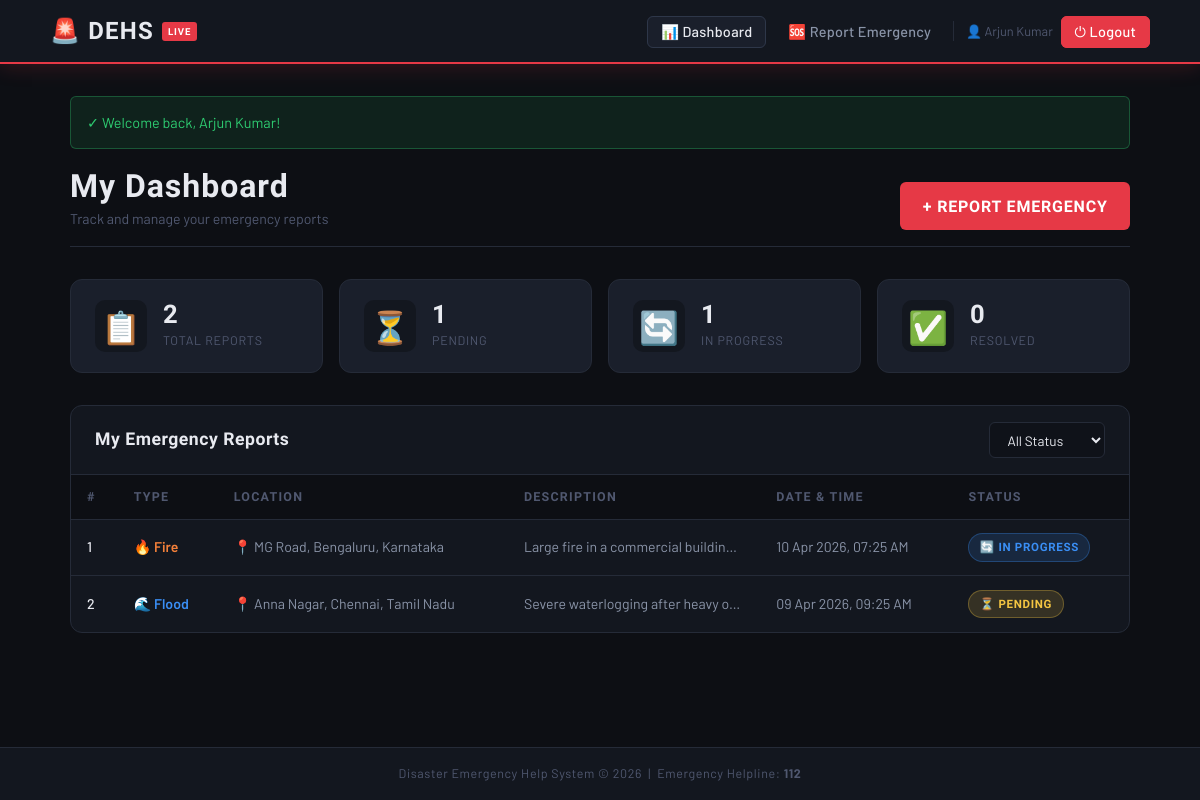
/dashboard.php (signed in), run on the app's committed database.
### tables this page shows
CREATE TABLE IF NOT EXISTS emergency_reports (
    id            INT          NOT NULL AUTO_INCREMENT,
    user_id       INT          NOT NULL,
    disaster_type ENUM('fire','flood','accident','medical','other') NOT NULL,
    location      VARCHAR(255) NOT NULL,
    description   TEXT         NOT NULL,
    status        ENUM('Pending','In Progress','Resolved') NOT NULL DEFAULT 'Pending',
    reported_at   DATETIME     NOT NULL,        
    created_at    DATETIME     NOT NULL DEFAULT CURRENT_TIMESTAMP,   
    PRIMARY KEY (id),
    INDEX idx_user    (user_id),
    INDEX idx_status  (status),
    INDEX idx_dtype   (disaster_type),
    CONSTRAINT fk_user
        FOREIGN KEY (user_id) REFERENCES users(id)
        ON DELETE CASCADE ON UPDATE CASCADE
);

### db.php (called while the page is built, shortened)
<?php
function sanitize($conn, $data) {
    return htmlspecialchars(strip_tags($conn->real_escape_string(trim($data))));
}
function getFlash() {
    if (isset($_SESSION['flash'])) {
        $flash = $_SESSION['flash'];
        return $flash;
    }
    return null;
}
?>

### dashboard.php (the view, shortened to what this page needs)
<?php
require_once 'db.php';
$user_id   = (int)$_SESSION['user_id'];
$user_name = htmlspecialchars($_SESSION['user_name']);
$filter = sanitize($conn, $_GET['filter'] ?? 'all');
$where  = "WHERE user_id = $user_id";
$reports_query = "
    SELECT id, disaster_type, location, description, status, reported_at
    FROM emergency_reports
    $where
    ORDER BY reported_at DESC
";
$reports = $conn->query($reports_query);
$stats = [];
$counts = $conn->query(
    "SELECT status, COUNT(*) as cnt FROM emergency_reports
     WHERE user_id = $user_id GROUP BY status"
);
$total = 0;
while ($row = $counts->fetch_assoc()) {
    $stats[$row['status']] = $row['cnt'];
    $total += $row['cnt'];
}
function dtypeIcon($type) {
    return match(strtolower($type)) {
        'fire'     => ['🔥', 'dtype-fire'],
        'flood'    => ['🌊', 'dtype-flood'],
        'accident' => ['🚗', 'dtype-accident'],
        'medical'  => ['🏥', 'dtype-medical'],
        default    => ['⚠️',  'dtype-other'],
    };
}
function statusBadge($status) {
    return match($status) {
        'Pending'     => '<span class="badge-status badge-pending">⏳ Pending</span>',
        'In Progress' => '<span class="badge-status badge-inprogress">🔄 In Progress</span>',
        'Resolved'    => '<span class="badge-status badge-resolved">✅ Resolved</span>',
        default       => '<span class="badge-status badge-pending">' . htmlspecialchars($status) . '</span>',
    };
}
?>
<!DOCTYPE html>
<html lang="en">
<head>
  <link rel="stylesheet" href="style.css">
</head>
<body class="page-wrapper">
<nav class="navbar">
  <div class="navbar-inner">
    <div class="navbar-brand">
      🚨 DEHS
      <span class="badge">LIVE</span>
    </div>
    <ul class="navbar-nav">
      <li><a href="dashboard.php" class="active">📊 Dashboard</a></li>
      <li><a href="report.php">🆘 Report Emergency</a></li>
      <li class="user-info">👤 <?= $user_name ?></li>
      <li><a href="logout.php" class="btn-danger">⏻ Logout</a></li>
    </ul>
  </div>
</nav>
<div class="main-content">
  <div class="container">
    <?php $flash = getFlash(); if ($flash): ?>
      <div class="alert alert-<?= $flash['type'] === 'success' ? 'success' : 'danger' ?>">
        <?= $flash['type'] === 'success' ? '✓' : '⚠' ?> <?= htmlspecialchars($flash['message']) ?>
      </div>
    <?php endif; ?>
    <div class="page-header">
      <div>
        <h2>My Dashboard</h2>
        <p>Track and manage your emergency reports</p>
      </div>
      <a href="report.php" class="btn btn-primary" style="width:auto">
        + Report Emergency
      </a>
    </div>
    <div class="stats-grid">
      <div class="stat-card">
        <div class="stat-icon">📋</div>
        <div class="stat-info">
          <h3><?= $total ?></h3>
          <p>Total Reports</p>
        </div>
      </div>
      <div class="stat-card">
        <div class="stat-icon">⏳</div>
        <div class="stat-info">
          <h3><?= $stats['Pending'] ?? 0 ?></h3>
          <p>Pending</p>
        </div>
      </div>
      <div class="stat-card">
        <div class="stat-icon">🔄</div>
        <div class="stat-info">
          <h3><?= $stats['In Progress'] ?? 0 ?></h3>
          <p>In Progress</p>
        </div>
      </div>
      <div class="stat-card">
        <div class="stat-icon">✅</div>
        <div class="stat-info">
          <h3><?= $stats['Resolved'] ?? 0 ?></h3>
          <p>Resolved</p>
        </div>
      </div>
    </div>
    <div class="table-card">
      <div class="table-card-header">
        <h3>My Emergency Reports</h3>
        <div class="admin-toolbar">
          <form method="GET" style="display:flex;gap:0.5rem;align-items:center;">
            <select name="filter" class="filter-select" onchange="this.form.submit()">
              <option value="all"         <?= $filter==='all'?'selected':'' ?>>All Status</option>
            </select>
          </form>
        </div>
      </div>
      <?php if ($reports->num_rows === 0): ?>
        <div class="empty-state">
          <span class="icon">📭</span>
          <h3>No reports found</h3>
          <p>
            <?= $filter !== 'all' ? 'No reports with status "' . htmlspecialchars($filter) . '".' : 'You haven\'t submitted any emergency reports yet.' ?>
            <br>
            <a href="report.php" style="margin-top:0.5rem;display:inline-block">Report an emergency →</a>
          </p>
        </div>
      <?php else: ?>
        <div class="table-wrapper">
          <table>
            <thead>
              <tr>
                <th>#</th>
                <th>Type</th>
                <th>Location</th>
                <th>Description</th>
                <th>Date & Time</th>
                <th>Status</th>
              </tr>
            </thead>
            <tbody>
              <?php $i = 1; while ($row = $reports->fetch_assoc()): ?>
                <?php [$icon, $cls] = dtypeIcon($row['disaster_type']); ?>
                <tr>
                  <td><?= $i++ ?></td>
                  <td>
                    <span class="dtype <?= $cls ?>">
                      <?= $icon ?> <?= htmlspecialchars(ucfirst($row['disaster_type'])) ?>
                    </span>
                  </td>
                  <td>📍 <?= htmlspecialchars($row['location']) ?></td>
                  <td style="max-width:220px;overflow:hidden;text-overflow:ellipsis;white-space:nowrap"
                      title="<?= htmlspecialchars($row['description']) ?>">
                    <?= htmlspecialchars(mb_strimwidth($row['description'], 0, 60, '…')) ?>
                  </td>
                  <td style="white-space:nowrap">
                    <?= date('d M Y, h:i A', strtotime($row['reported_at'])) ?>
                  </td>
                  <td><?= statusBadge($row['status']) ?></td>
                </tr>
              <?php endwhile; ?>
            </tbody>
          </table>
        </div>
      <?php endif; ?>
    </div>
  </div>
</div>
<footer class="footer">
  Disaster Emergency Help System &copy; <?= date('Y') ?> &nbsp;|&nbsp;
  Emergency Helpline: <strong>112</strong>
</footer>
</body>
</html>

### data on the page
emergency_reports: icon "🔥", disaster_type "Fire", location "MG Road, Bengaluru, Karnataka", description "Large fire in a commercial buildin…", reported_at "10 Apr 2026, 07:25 AM", status "🔄 IN PROGRESS"
emergency_reports: icon "🌊", disaster_type "Flood", location "Anna Nagar, Chennai, Tamil Nadu", description "Severe waterlogging after heavy o…", reported_at "09 Apr 2026, 09:25 AM", status "⏳ PENDING"

### other printed values
$user_name "Arjun Kumar"
$flash['message'] "Welcome back, Arjun Kumar!"
$total "2"
$stats['Pending'] "1"
$stats['In Progress'] "1"
$stats['Resolved'] "0"
